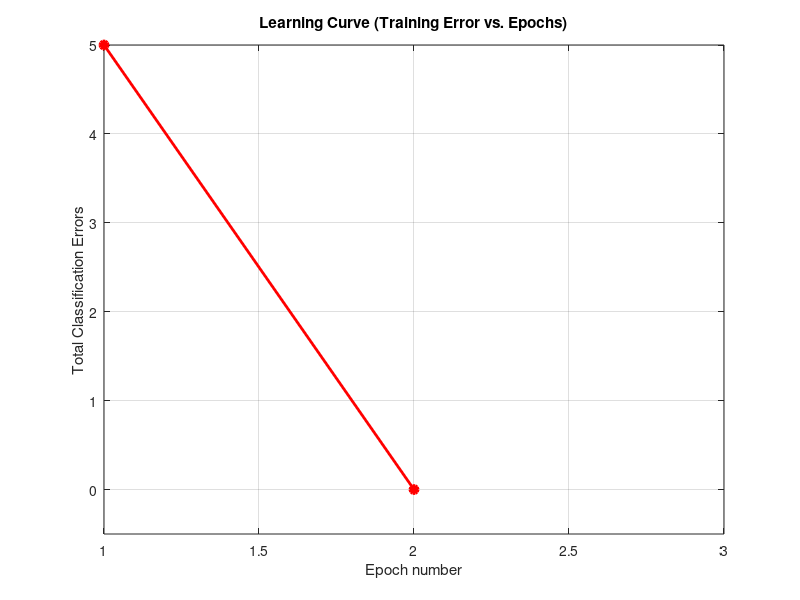
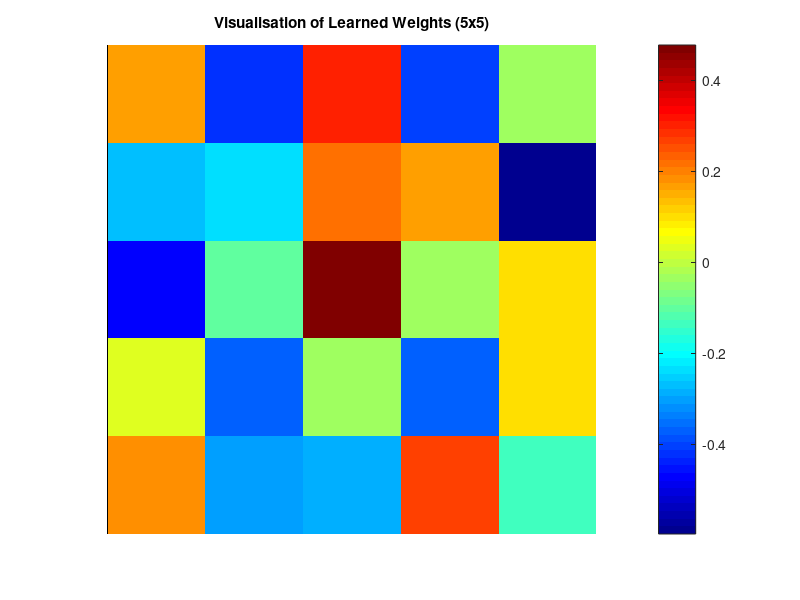

The MATLAB source for these figures, in order:

clear; clc; close all;



% Class '1' Patterns (Target = 1)
p1_1 = [0 0 1 0 0; 0 0 1 0 0; 0 0 1 0 0; 0 0 1 0 0; 0 0 1 0 0]; 
p1_2 = [0 1 1 0 0; 0 0 1 0 0; 0 0 1 0 0; 0 0 1 0 0; 0 1 1 1 0]; 
p1_3 = [0 1 1 0 0; 0 0 1 0 0; 0 0 1 0 0; 0 0 1 0 0; 0 0 1 0 0]; 
p1_4 = [0 0 0 1 0; 0 0 1 1 0; 0 1 1 0 0; 1 1 0 0 0; 1 0 0 0 0]; 
p1_5 = [0 0 0 0 1; 0 0 0 1 1; 0 0 1 1 0; 0 1 1 0 0; 1 1 0 0 0]; 
p1_6 = [0 0 1 0 0; 0 0 1 0 0; 0 0 1 0 0; 0 0 1 0 0; 0 0 1 1 0]; 

% Class '0' Patterns (Target = -1)
p0_1 = [1 1 1 1 1; 1 0 0 0 1; 1 0 0 0 1; 1 0 0 0 1; 1 1 1 1 1]; 
p0_2 = [0 1 1 1 0; 1 0 0 0 1; 1 0 0 0 1; 1 0 0 0 1; 0 1 1 1 0]; 
p0_3 = [0 1 1 0 0; 1 0 0 1 0; 1 0 0 1 0; 1 0 0 1 0; 0 1 1 0 0]; 
p0_4 = [0 0 1 1 0; 0 1 0 0 1; 0 1 0 0 1; 0 1 0 0 1; 0 0 1 1 0];
p0_5 = [1 1 1 1 0; 1 0 0 1 0; 1 0 0 1 0; 1 0 0 1 0; 1 1 1 1 0]; 
p0_6 = [0 1 1 1 1; 1 0 0 0 1; 1 0 0 0 1; 1 0 0 0 1; 0 1 1 1 1]; 

% Flatten to column vectors (25x1) and store in cell array

data_1 = {p1_1(:), p1_2(:), p1_3(:), p1_4(:), p1_5(:), p1_6(:)};
data_0 = {p0_1(:), p0_2(:), p0_3(:), p0_4(:), p0_5(:), p0_6(:)};


n_trials = 10;          % Repeat 10 times to get average performance 
max_epochs = 50;        % Max training loops
learning_rate = 0.1;    % Alpha 
input_dim = 25;         % Dimension of input vector

% Storage for results
trial_accuracies = zeros(n_trials, 1);
trial_epochs = zeros(n_trials, 1);
errors_last_trial = []; % To store error curve of the last trial for plotting

fprintf('Starting %d Simulation Trials...\n\n', n_trials);


for trial = 1:n_trials
    
    % Randomly Split Data (4 Train / 2 Test per class) 
    perm_1 = randperm(6);
    perm_0 = randperm(6);
    
    % Training Set 
    train_idx_1 = perm_1(1:4);
    train_idx_0 = perm_0(1:4);
    
    % Test Set 
    test_idx_1 = perm_1(5:6);
    test_idx_0 = perm_0(5:6);
    
    % Construct Training Matrix X and Label Vector D
    
    X_train = [data_1{train_idx_1}, data_0{train_idx_0}]; % 25x8 matrix
    D_train = [ones(1, 4), -ones(1, 4)];                  % 1x8 vector
    
    % Construct Test Matrix
    X_test = [data_1{test_idx_1}, data_0{test_idx_0}];    % 25x4 matrix
    D_test = [ones(1, 2), -ones(1, 2)];                   % 1x4 vector
    
    % Initialize Weights and Bias ---
    w = rand(input_dim, 1) - 0.5; % Small random weights
    b = rand() - 0.5;             % Small random bias
    
    % Training Loop (Perceptron Learning Rule) 
    epoch_errors = [];
    
    for epoch = 1:max_epochs
        total_error = 0;
        
        % Randomise presentation order within epoch 
        perm_train = randperm(8);
        
        for k = perm_train
            x_k = X_train(:, k);
            d_k = D_train(k);
            
            % Calculate Output: y = sign(w'*x + b) 
            v = w' * x_k + b;
            y_k = sign(v);
            if y_k == 0, y_k = 1; end % Handle sign(0) case if needed
            
            % Update Weights if Error Exists
            if y_k ~= d_k
                % Update Rules 
                w = w + learning_rate * (d_k - y_k) * x_k;
                b = b + learning_rate * (d_k - y_k);
                total_error = total_error + 1;
            end
        end
        
        epoch_errors = [epoch_errors, total_error];
        
        % Stop if converged 
        if total_error == 0
            break; 
        end
    end
    
    trial_epochs(trial) = length(epoch_errors);
    
    % Testing
    % Apply trained network to test patterns
    n_correct = 0;
    n_test_samples = size(X_test, 2);
    
    for k = 1:n_test_samples
        y_test = sign(w' * X_test(:, k) + b);
        if y_test == 0, y_test = 1; end
        
        if y_test == D_test(k)
            n_correct = n_correct + 1;
        end
    end
    
    % Calculate Percentage Error Rate 
    accuracy = (n_correct / n_test_samples) * 100;
    trial_accuracies(trial) = accuracy;
    
   
    if trial == n_trials
        errors_last_trial = epoch_errors;
    end
    
    fprintf('Trial %d: Converged in %d epochs | Test Accuracy: %.1f%%\n', ...
        trial, trial_epochs(trial), accuracy);
end



% Calculate Averages
avg_accuracy = mean(trial_accuracies);
avg_epochs = mean(trial_epochs);

fprintf('\n------------------------------------------------\n');
fprintf('RESULTS SUMMARY (Over %d Trials)\n', n_trials);
fprintf('------------------------------------------------\n');
fprintf('Average Test Accuracy: %.2f%%\n', avg_accuracy);
fprintf('Average Epochs to Converge: %.2f\n', avg_epochs);
fprintf('------------------------------------------------\n');

% Plot Learning Curve 
figure;
plot(1:length(errors_last_trial), errors_last_trial, '-ro', 'LineWidth', 2, 'MarkerFaceColor', 'r');
title('Learning Curve (Training Error vs. Epochs)');
xlabel('Epoch number');
ylabel('Total Classification Errors');
grid on;
axis([1 max(trial_epochs) -0.5 5]); 

% Visualize the learned weights 
% Reshape 25x1 weights back to 5x5 to see which pixels matter most
figure;
imagesc(reshape(w, 5, 5));
colormap('jet');
colorbar;
title('Visualisation of Learned Weights (5x5)');
axis square off;
